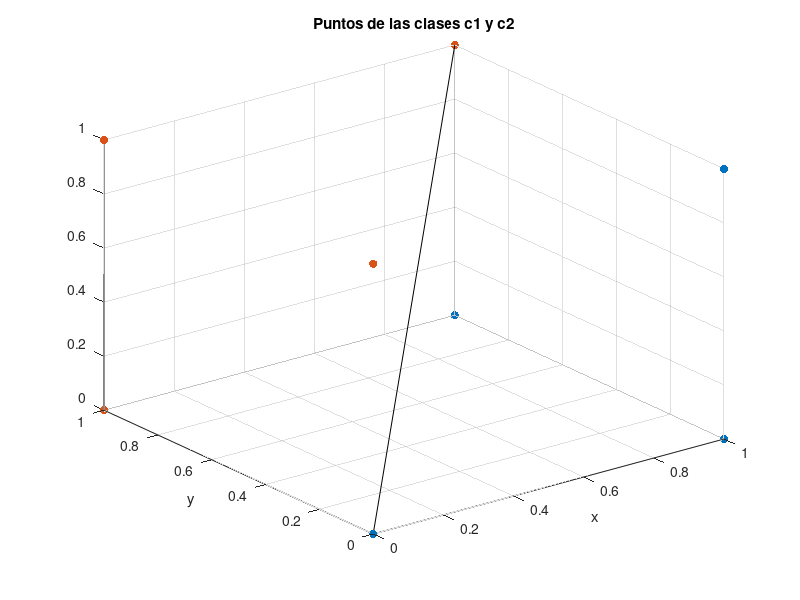

MATLAB code for this plot:
close all
clc



% define un arreglo para elementos de la clase c1
% cada elemento es una esquina del cubo unitario
% definimos un arreglo para elementos de la clase c1
c1 = [0 0 0; 1 0 0; 1 0 1; 1 1 0];
% define un arreglo para elementos de la clase c2
c2 = [0 1 1; 0 1 0; 0 0 1; 1 1 1];

% grafica los puntos de la c1 y c2 (usando las coordenadas) dentro de un cubo 3d usando scatter3 
% ayudamen graficando una linea que vaya del punto (0,0,0) al punto (1,1,1)
% usa la funcion plot3
figure
% graficando los vetices
scatter3(c1(:,1),c1(:,2),c1(:,3),'filled','r')
hold on
scatter3(c2(:,1),c2(:,2),c2(:,3),'filled','b')
hold off

% graficando las lineas
hold on
plot3([0 1],[0 1],[0 1],'k')
hold off

title('Puntos de las clases c1 y c2')
xlabel('x')
ylabel('y')


%% ahora vamos a aplicar el clasificador de distancia mínima

% obtenemos el promedio de c1
mean_c1 = mean(c1);

% obtenemos el promedio de la clase 2
mean_c2 = mean(c2);

% solicitamos un vector por teclado que sea de 3 elementos
input_vector = input('Introduce un vector de 3 elementos (ejemplo: [0.5 0.3 0.7]): ');

% verificamos que todos los valores del vector sean mayores o igual a 0 y menores o igual a 1
if all(input_vector >= 0) && all(input_vector <= 1)
    % obtenemos la distancia del punto a cada una de las clases
    dist_to_c1 = norm(input_vector - mean_c1);
    dist_to_c2 = norm(input_vector - mean_c2);

    % obtenemos la clase a la que pertenece el punto
    if dist_to_c1 < dist_to_c2
        disp('El punto pertenece a la clase c1.');
    else
        disp('El punto pertenece a la clase c2.');
    end
else
    disp('El vector ingresado contiene valores fuera del rango [0, 1].');
end


disp('Fin ejercicio 2')
